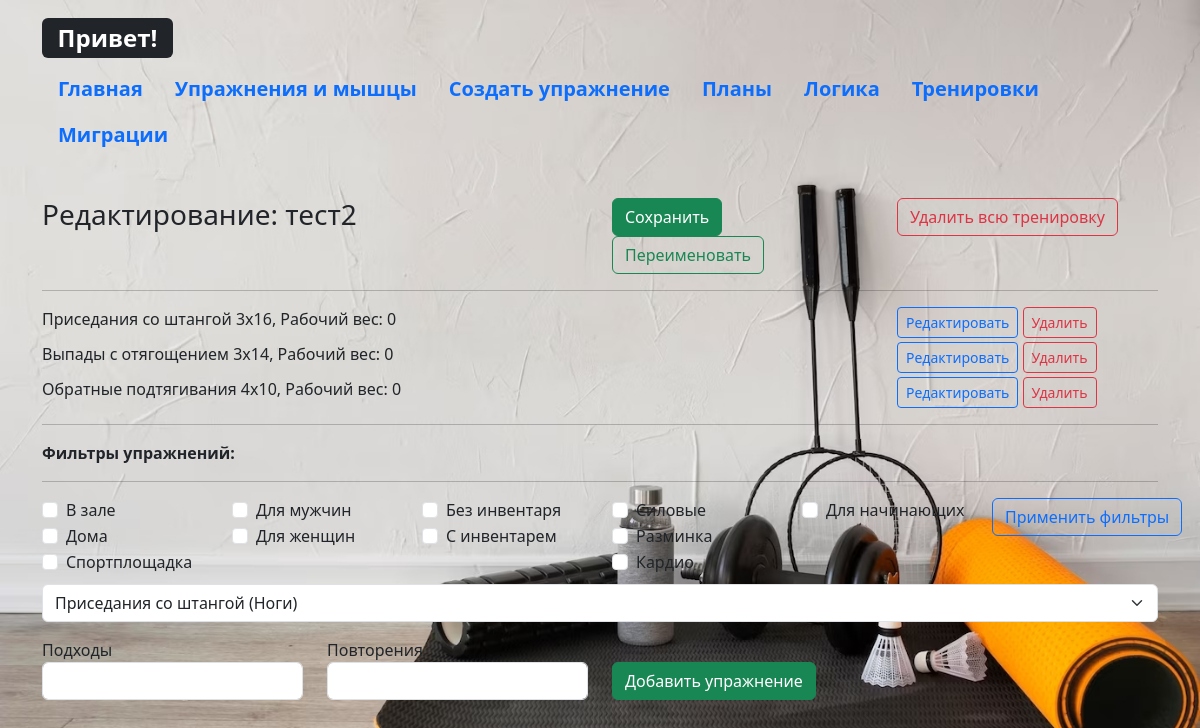
/edit_train/1, run on the app's committed database.
### _models.py (models this page shows, shortened)
class Training(db.Model):
    __tablename__ = 'trainings'
    training_id = db.Column(db.Integer, primary_key=True)
    name = db.Column(db.String(50), nullable=False)
    complete = db.Column(db.Boolean, default=False)
    date = db.Column(db.DateTime, nullable=False, default=datetime.utcnow())
    exercises = relationship('Exercise', secondary='training_exercises', overlaps="trainings")

class Exercise(db.Model):
    __tablename__ = 'exercises'
    exercise_id = db.Column(db.Integer, primary_key=True)
    name = db.Column(db.String(50), nullable=False)
    target = db.Column(db.String(20), default='')
    description = db.Column(db.String(300), nullable=False)
    difficulty = db.Column(db.Integer, nullable=False)
    time_per_set = db.Column(db.Integer, nullable=False)
    counter = db.Column(db.Integer, default=0)
    filters = db.Column(JSON, default=[])   # LOCATION_FILTERS.keys
    muscles = relationship('Muscle', secondary='exercise_muscles')
    training = db.relationship('Training', secondary='training_exercises', overlaps="exercises")

### main.py (the view)
@app.route('/edit_train/<int:train_id>', methods=['POST', 'GET'])
def edit_train(train_id):
    config_filters = config.FILTER_LIST
    train = Training.query.filter_by(training_id=train_id).first()
    exercise_filter_list = session.get('exercise_filter_list', [])
    print(session)
    group_conditions = []
    for group in exercise_filter_list:
        group_condition = or_(*[Exercise.filters.contains(filter) for filter in group])
        group_conditions.append(group_condition)
    combined_condition = and_(*group_conditions)
    exercises = Exercise.query.filter(combined_condition).all()
    if train:
        train_name = train.name
        session['train'] = train
        session['train_name'] = train_name
        te_info_list = get_training_connections(train_name)
        session['te_info_list'] = te_info_list
    return render_template('edit_train.html', train=train, te_info_list=te_info_list,
                           exercises=exercises, config_filters=config_filters, exercise_filter_list=exercise_filter_list)

### _logic.py (called while the page is built)
def get_training_connections(train_name):   # te_info = [te, sets, repetitions, weight] (te- Exercise)
    train = Training.query.filter_by(name=train_name).first()
    te_info_list = []
    for te in train.exercises:  # для каждого упражнения te из цикла по training.exercises (класса Training)
        training_exercise = TrainingExercise.query.filter_by(training_id=train.training_id,
                                                             exercise_id=te.exercise_id).first()
        if training_exercise:  # и выбираем связанные сеты повторы и веса (которые 0 по умолчанию)
            sets = training_exercise.sets
            repetitions = training_exercise.repetitions
            weight = training_exercise.weight
            te_info = [te, sets, repetitions, weight]
            te_info_list.append(te_info)
    return te_info_list

### templates/edit_train.html (shortened to what this page needs)
{% extends 'base.html' %}
{% block body %}
<div class="row mb-1">
            <div class="col-6">
                <h3>Редактирование: {{train.name}}</h3>
            </div>
            <div class="col-3">
                <a href="#" class="btn btn-success">Сохранить</a>
                <a href="#" class="btn btn-outline-success">Переименовать</a>
            </div>
            <div class="col-3">
                <a href="#" class="btn btn-outline-danger">Удалить всю тренировку</a>
            </div>
        </div>
<hr>
{% if te_info_list %}
    {% for te_info in te_info_list %}
        <div class="row mb-1">
            <div class="col-9">
                {{te_info[0].name}}  {{te_info[1]}}x{{te_info[2]}}, Рабочий вес: {{te_info[3]}}
            </div>
            <div class="col-3">
                <a href="#" class="btn btn-outline-primary btn-sm">Редактировать</a>
                <a href="#" class="btn btn-outline-danger btn-sm">Удалить</a>
            </div>
        </div>
    {% endfor %}
{% else %} <h4>Не найдено упражнений в этой тренировке </h4> {% endif %}
<hr>
<form action="/get_exercise_filter_list" method="post">
    <b>Фильтры упражнений:</b>
    <hr>
    <div class="row mb-2">
                {% for i in range(config_filters|length) %}
        <div class="col-2">
                    {% for key, filter in config_filters[i].items() %}
                        <div class="form-check">
                            <input class="form-check-input" type="checkbox" name="filters{{i+1}}" value="{{key}}" id="chk_{{key}}" {% if key in exercise_filter_list[i]  %} checked {% endif %}>
                            <label class="form-check-label" for="chk_{{key}}">
                               {{filter}}
                            </label>
                        </div>
                    {% endfor %}
        </div>
                {% endfor %}
        <div class="col-2">
            <input type="submit" class="btn btn-outline-primary" value="Применить фильтры">
        </div>
    </div>
</form>
<form action="/train_add_ex" method="post">
        <select name="select_exercise" id="select_exercise" class="form-select form-select-md mb-3 me-2" aria-label=".form-select-md example">>
                {% for ex in exercises %}
                    <option value="{{ex.exercise_id}}">{{ex.name}} ({{ex.target}})
                {% endfor %}
        </select>
            <div class="row mb-2">
            <div class="col-3">
                Подходы <br>
                <input type="number" name="sets" id="sets" class="form-control mb-2" required>
            </div>
            <div class="col-3">
                Повторения <br>
                <input type="number" name="reps" id="reps" class="form-control mb-2" required><br>
            </div>
            <div class="col-3">
                <br>
                <input type="submit" class="btn btn-success" value="Добавить упражнение">
            </div>
            </div>
</form>
{% endblock %}

### static/css/main.css (style rules this page uses)
body { background-image: url('../imgs/background.jpg'); background-size: cover; background-repeat: no-repeat; background-attachment: fixed; }

### data on the page
Training: name "тест2"
Exercise: name "Приседания со штангой", te_info "3", te_info "16", te_info "0"
Exercise: name "Выпады с отягощением", te_info "3", te_info "14", te_info "0"
Exercise: name "Обратные подтягивания", te_info "4", counter "10", te_info "0"

### other printed values
{{ filter }} "В зале" "Дома" "Спортплощадка" "Для мужчин" "Для женщин" "Без инвентаря" "С инвентарем" "Силовые" "Разминка" "Кардио" "Для начинающих"
form field select_exercise "Приседания со штангой (Ноги)"
